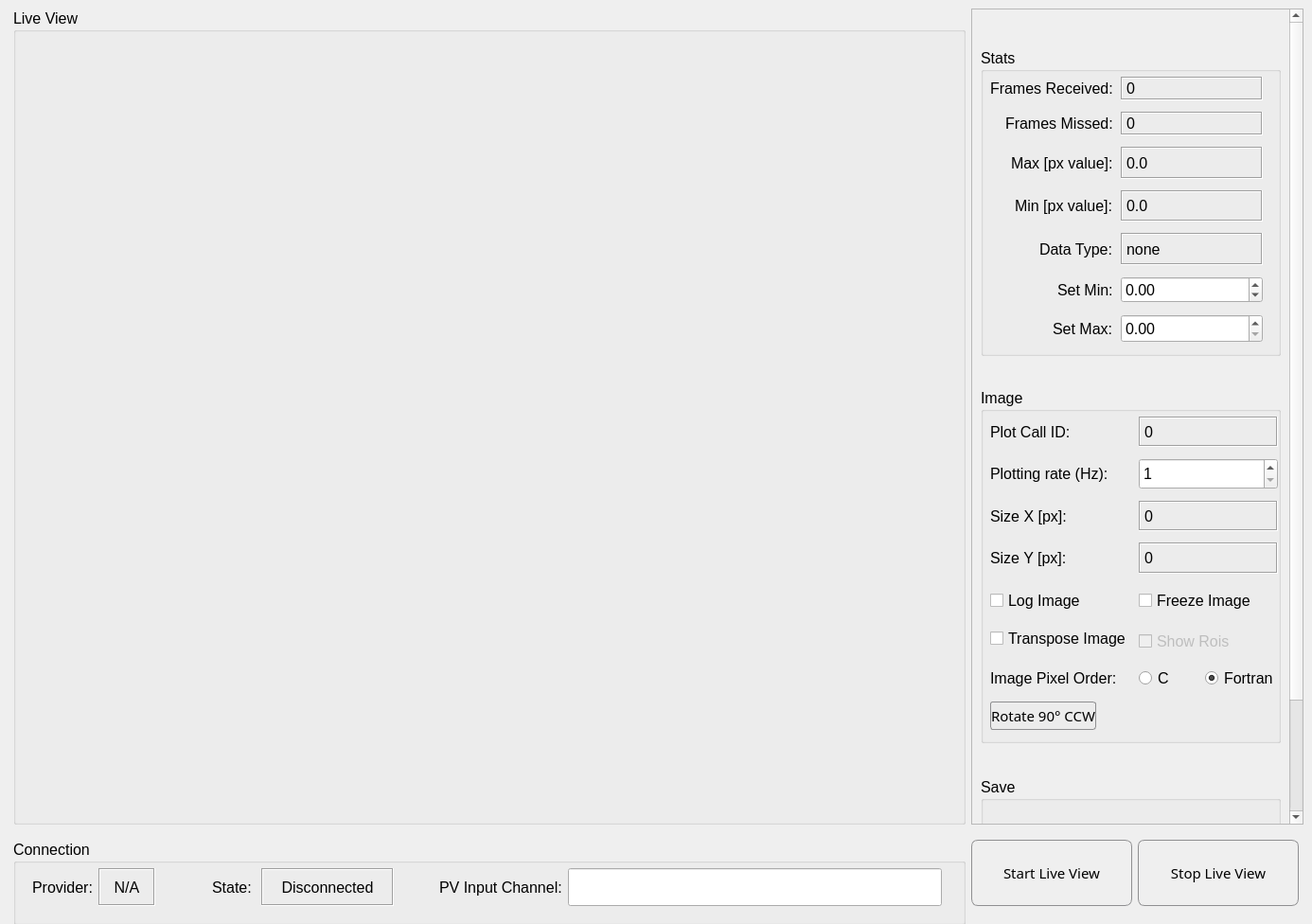
<?xml version="1.0" encoding="UTF-8"?>
<ui version="4.0">
 <class>MainWindow</class>
 <widget class="QMainWindow" name="MainWindow">
  <property name="geometry">
   <rect>
    <x>0</x>
    <y>0</y>
    <width>1386</width>
    <height>976</height>
   </rect>
  </property>
  <property name="sizePolicy">
   <sizepolicy hsizetype="Preferred" vsizetype="Preferred">
    <horstretch>0</horstretch>
    <verstretch>0</verstretch>
   </sizepolicy>
  </property>
  <property name="font">
   <font>
    <pointsize>12</pointsize>
   </font>
  </property>
  <property name="windowTitle">
   <string>MainWindow</string>
  </property>
  <widget class="QWidget" name="centralwidget">
   <property name="sizePolicy">
    <sizepolicy hsizetype="Expanding" vsizetype="Expanding">
     <horstretch>0</horstretch>
     <verstretch>0</verstretch>
    </sizepolicy>
   </property>
   <layout class="QFormLayout" name="formLayout_2">
    <item row="0" column="0" colspan="2">
     <layout class="QGridLayout" name="central_glayout" rowstretch="0,0">
      <property name="leftMargin">
       <number>5</number>
      </property>
      <item row="0" column="0">
       <widget class="QGroupBox" name="QGroupBox_live_view">
        <property name="sizePolicy">
         <sizepolicy hsizetype="Expanding" vsizetype="Expanding">
          <horstretch>1</horstretch>
          <verstretch>1</verstretch>
         </sizepolicy>
        </property>
        <property name="minimumSize">
         <size>
          <width>900</width>
          <height>800</height>
         </size>
        </property>
        <property name="maximumSize">
         <size>
          <width>16777215</width>
          <height>16777215</height>
         </size>
        </property>
        <property name="sizeIncrement">
         <size>
          <width>1</width>
          <height>1</height>
         </size>
        </property>
        <property name="title">
         <string>Live View</string>
        </property>
        <layout class="QGridLayout" name="gridLayout">
         <item row="0" column="0">
          <layout class="QGridLayout" name="viewer_layout" rowstretch="0" columnstretch="0"/>
         </item>
        </layout>
       </widget>
      </item>
      <item row="1" column="1">
       <layout class="QHBoxLayout" name="horizontalLayout">
        <property name="topMargin">
         <number>0</number>
        </property>
        <property name="rightMargin">
         <number>5</number>
        </property>
        <item>
         <widget class="QPushButton" name="start_live_view">
          <property name="minimumSize">
           <size>
            <width>103</width>
            <height>70</height>
           </size>
          </property>
          <property name="font">
           <font>
            <family>Sans Serif</family>
            <pointsize>11</pointsize>
            <weight>50</weight>
            <italic>false</italic>
            <bold>false</bold>
           </font>
          </property>
          <property name="styleSheet">
           <string notr="true">QPushButton{
font: 11pt &quot;Sans Serif&quot;;
border: 1px solid #8f8f91;
border-radius: 7px;
background-color: qlineargradient(x1: 0, y1: 0, x2: 0, y2: 1,
                                      stop: 0 #f6f7fa, stop: 1 #dadbde);
}
QPushButton::pressed {
    background-color: qlineargradient(x1: 0, y1: 0, x2: 0, y2: 1,
                                      stop: 0 #dadbde, stop: 1 #f6f7fa);
}</string>
          </property>
          <property name="text">
           <string>Start Live View</string>
          </property>
         </widget>
        </item>
        <item>
         <widget class="QPushButton" name="stop_live_view">
          <property name="minimumSize">
           <size>
            <width>101</width>
            <height>70</height>
           </size>
          </property>
          <property name="font">
           <font>
            <family>Sans Serif</family>
            <pointsize>11</pointsize>
            <weight>50</weight>
            <italic>false</italic>
            <bold>false</bold>
           </font>
          </property>
          <property name="styleSheet">
           <string notr="true">QPushButton{
font: 11pt &quot;Sans Serif&quot;;
border: 1px solid #8f8f91;
border-radius: 7px;
background-color: qlineargradient(x1: 0, y1: 0, x2: 0, y2: 1,
                                      stop: 0 #f6f7fa, stop: 1 #dadbde);
}

QPushButton:pressed {
    background-color: qlineargradient(x1: 0, y1: 0, x2: 0, y2: 1,
                                      stop: 0 #dadbde, stop: 1 #f6f7fa);
}</string>
          </property>
          <property name="text">
           <string>Stop Live View</string>
          </property>
         </widget>
        </item>
       </layout>
      </item>
      <item row="0" column="1">
       <widget class="QScrollArea" name="scrollArea">
        <property name="enabled">
         <bool>true</bool>
        </property>
        <property name="sizePolicy">
         <sizepolicy hsizetype="Expanding" vsizetype="Expanding">
          <horstretch>0</horstretch>
          <verstretch>0</verstretch>
         </sizepolicy>
        </property>
        <property name="minimumSize">
         <size>
          <width>351</width>
          <height>500</height>
         </size>
        </property>
        <property name="maximumSize">
         <size>
          <width>425</width>
          <height>16777215</height>
         </size>
        </property>
        <property name="sizeIncrement">
         <size>
          <width>1</width>
          <height>0</height>
         </size>
        </property>
        <property name="tabletTracking">
         <bool>false</bool>
        </property>
        <property name="focusPolicy">
         <enum>Qt::StrongFocus</enum>
        </property>
        <property name="contextMenuPolicy">
         <enum>Qt::DefaultContextMenu</enum>
        </property>
        <property name="autoFillBackground">
         <bool>false</bool>
        </property>
        <property name="frameShape">
         <enum>QFrame::StyledPanel</enum>
        </property>
        <property name="frameShadow">
         <enum>QFrame::Plain</enum>
        </property>
        <property name="lineWidth">
         <number>1</number>
        </property>
        <property name="verticalScrollBarPolicy">
         <enum>Qt::ScrollBarAlwaysOn</enum>
        </property>
        <property name="horizontalScrollBarPolicy">
         <enum>Qt::ScrollBarAsNeeded</enum>
        </property>
        <property name="sizeAdjustPolicy">
         <enum>QAbstractScrollArea::AdjustIgnored</enum>
        </property>
        <property name="widgetResizable">
         <bool>false</bool>
        </property>
        <widget class="QWidget" name="scrollAreaWidgetContents">
         <property name="geometry">
          <rect>
           <x>0</x>
           <y>-142</y>
           <width>335</width>
           <height>1000</height>
          </rect>
         </property>
         <layout class="QVBoxLayout" name="verticalLayout_3">
          <item>
           <widget class="QGroupBox" name="group_box_stats">
            <property name="sizePolicy">
             <sizepolicy hsizetype="Expanding" vsizetype="Minimum">
              <horstretch>0</horstretch>
              <verstretch>0</verstretch>
             </sizepolicy>
            </property>
            <property name="minimumSize">
             <size>
              <width>0</width>
              <height>325</height>
             </size>
            </property>
            <property name="maximumSize">
             <size>
              <width>400</width>
              <height>320</height>
             </size>
            </property>
            <property name="font">
             <font>
              <pointsize>12</pointsize>
             </font>
            </property>
            <property name="title">
             <string>Stats</string>
            </property>
            <widget class="QWidget" name="formLayoutWidget_6">
             <property name="geometry">
              <rect>
               <x>10</x>
               <y>30</y>
               <width>302</width>
               <height>281</height>
              </rect>
             </property>
             <layout class="QFormLayout" name="stats_layout">
              <property name="labelAlignment">
               <set>Qt::AlignRight|Qt::AlignTrailing|Qt::AlignVCenter</set>
              </property>
              <property name="formAlignment">
               <set>Qt::AlignLeading|Qt::AlignLeft|Qt::AlignTop</set>
              </property>
              <property name="horizontalSpacing">
               <number>8</number>
              </property>
              <property name="verticalSpacing">
               <number>12</number>
              </property>
              <item row="0" column="0">
               <widget class="QLabel" name="stats_lbl_frames_received">
                <property name="minimumSize">
                 <size>
                  <width>0</width>
                  <height>25</height>
                 </size>
                </property>
                <property name="maximumSize">
                 <size>
                  <width>16777215</width>
                  <height>21</height>
                 </size>
                </property>
                <property name="font">
                 <font>
                  <pointsize>12</pointsize>
                 </font>
                </property>
                <property name="text">
                 <string>Frames Received:</string>
                </property>
               </widget>
              </item>
              <item row="0" column="1">
               <widget class="QLabel" name="frames_received_val">
                <property name="sizePolicy">
                 <sizepolicy hsizetype="Expanding" vsizetype="Expanding">
                  <horstretch>0</horstretch>
                  <verstretch>0</verstretch>
                 </sizepolicy>
                </property>
                <property name="minimumSize">
                 <size>
                  <width>0</width>
                  <height>25</height>
                 </size>
                </property>
                <property name="maximumSize">
                 <size>
                  <width>150</width>
                  <height>21</height>
                 </size>
                </property>
                <property name="font">
                 <font>
                  <pointsize>12</pointsize>
                 </font>
                </property>
                <property name="frameShape">
                 <enum>QFrame::Box</enum>
                </property>
                <property name="frameShadow">
                 <enum>QFrame::Sunken</enum>
                </property>
                <property name="text">
                 <string>0</string>
                </property>
               </widget>
              </item>
              <item row="1" column="0">
               <widget class="QLabel" name="stats_lbl_frames_missed">
                <property name="minimumSize">
                 <size>
                  <width>0</width>
                  <height>25</height>
                 </size>
                </property>
                <property name="maximumSize">
                 <size>
                  <width>16777215</width>
                  <height>21</height>
                 </size>
                </property>
                <property name="font">
                 <font>
                  <pointsize>12</pointsize>
                 </font>
                </property>
                <property name="text">
                 <string>Frames Missed:</string>
                </property>
               </widget>
              </item>
              <item row="1" column="1">
               <widget class="QLabel" name="missed_frames_val">
                <property name="sizePolicy">
                 <sizepolicy hsizetype="Expanding" vsizetype="Expanding">
                  <horstretch>0</horstretch>
                  <verstretch>0</verstretch>
                 </sizepolicy>
                </property>
                <property name="minimumSize">
                 <size>
                  <width>0</width>
                  <height>25</height>
                 </size>
                </property>
                <property name="maximumSize">
                 <size>
                  <width>150</width>
                  <height>21</height>
                 </size>
                </property>
                <property name="font">
                 <font>
                  <pointsize>12</pointsize>
                 </font>
                </property>
                <property name="frameShape">
                 <enum>QFrame::Box</enum>
                </property>
                <property name="frameShadow">
                 <enum>QFrame::Sunken</enum>
                </property>
                <property name="text">
                 <string>0</string>
                </property>
               </widget>
              </item>
              <item row="2" column="0">
               <widget class="QLabel" name="stats_lbl_max_px">
                <property name="minimumSize">
                 <size>
                  <width>0</width>
                  <height>25</height>
                 </size>
                </property>
                <property name="font">
                 <font>
                  <pointsize>12</pointsize>
                 </font>
                </property>
                <property name="text">
                 <string>Max [px value]:</string>
                </property>
               </widget>
              </item>
              <item row="2" column="1">
               <widget class="QLabel" name="max_px_val">
                <property name="sizePolicy">
                 <sizepolicy hsizetype="Expanding" vsizetype="Expanding">
                  <horstretch>0</horstretch>
                  <verstretch>0</verstretch>
                 </sizepolicy>
                </property>
                <property name="minimumSize">
                 <size>
                  <width>0</width>
                  <height>25</height>
                 </size>
                </property>
                <property name="maximumSize">
                 <size>
                  <width>150</width>
                  <height>16777215</height>
                 </size>
                </property>
                <property name="font">
                 <font>
                  <pointsize>12</pointsize>
                 </font>
                </property>
                <property name="frameShape">
                 <enum>QFrame::Box</enum>
                </property>
                <property name="frameShadow">
                 <enum>QFrame::Sunken</enum>
                </property>
                <property name="text">
                 <string>0.0</string>
                </property>
               </widget>
              </item>
              <item row="3" column="0">
               <widget class="QLabel" name="stats_lbl_min_px">
                <property name="minimumSize">
                 <size>
                  <width>0</width>
                  <height>25</height>
                 </size>
                </property>
                <property name="font">
                 <font>
                  <pointsize>12</pointsize>
                 </font>
                </property>
                <property name="text">
                 <string>Min [px value]:</string>
                </property>
               </widget>
              </item>
              <item row="3" column="1">
               <widget class="QLabel" name="min_px_val">
                <property name="sizePolicy">
                 <sizepolicy hsizetype="Expanding" vsizetype="Expanding">
                  <horstretch>0</horstretch>
                  <verstretch>0</verstretch>
                 </sizepolicy>
                </property>
                <property name="minimumSize">
                 <size>
                  <width>0</width>
                  <height>25</height>
                 </size>
                </property>
                <property name="maximumSize">
                 <size>
                  <width>150</width>
                  <height>16777215</height>
                 </size>
                </property>
                <property name="font">
                 <font>
                  <pointsize>12</pointsize>
                 </font>
                </property>
                <property name="frameShape">
                 <enum>QFrame::Box</enum>
                </property>
                <property name="frameShadow">
                 <enum>QFrame::Sunken</enum>
                </property>
                <property name="text">
                 <string>0.0</string>
                </property>
               </widget>
              </item>
              <item row="4" column="0">
               <widget class="QLabel" name="stats_lbl_data_type">
                <property name="minimumSize">
                 <size>
                  <width>0</width>
                  <height>25</height>
                 </size>
                </property>
                <property name="font">
                 <font>
                  <pointsize>12</pointsize>
                 </font>
                </property>
                <property name="text">
                 <string>Data Type:</string>
                </property>
               </widget>
              </item>
              <item row="4" column="1">
               <widget class="QLabel" name="data_type_val">
                <property name="sizePolicy">
                 <sizepolicy hsizetype="Expanding" vsizetype="Expanding">
                  <horstretch>0</horstretch>
                  <verstretch>0</verstretch>
                 </sizepolicy>
                </property>
                <property name="minimumSize">
                 <size>
                  <width>0</width>
                  <height>25</height>
                 </size>
                </property>
                <property name="maximumSize">
                 <size>
                  <width>150</width>
                  <height>16777215</height>
                 </size>
                </property>
                <property name="font">
                 <font>
                  <pointsize>12</pointsize>
                 </font>
                </property>
                <property name="frameShape">
                 <enum>QFrame::Box</enum>
                </property>
                <property name="frameShadow">
                 <enum>QFrame::Sunken</enum>
                </property>
                <property name="text">
                 <string>none</string>
                </property>
               </widget>
              </item>
              <item row="6" column="0">
               <widget class="QLabel" name="lbl_set_max">
                <property name="font">
                 <font>
                  <pointsize>12</pointsize>
                 </font>
                </property>
                <property name="text">
                 <string>Set Max:</string>
                </property>
               </widget>
              </item>
              <item row="6" column="1">
               <widget class="QDoubleSpinBox" name="max_setting_val">
                <property name="minimumSize">
                 <size>
                  <width>0</width>
                  <height>30</height>
                 </size>
                </property>
                <property name="maximumSize">
                 <size>
                  <width>150</width>
                  <height>16777215</height>
                 </size>
                </property>
                <property name="font">
                 <font>
                  <pointsize>12</pointsize>
                 </font>
                </property>
                <property name="maximum">
                 <double>9999999999.989999771118164</double>
                </property>
               </widget>
              </item>
              <item row="5" column="1">
               <widget class="QDoubleSpinBox" name="min_setting_val">
                <property name="maximumSize">
                 <size>
                  <width>150</width>
                  <height>16777215</height>
                 </size>
                </property>
                <property name="font">
                 <font>
                  <pointsize>12</pointsize>
                 </font>
                </property>
                <property name="minimum">
                 <double>-10000000000.000000000000000</double>
                </property>
                <property name="maximum">
                 <double>9999999999.989999771118164</double>
                </property>
               </widget>
              </item>
              <item row="5" column="0">
               <widget class="QLabel" name="lbl_set_min">
                <property name="font">
                 <font>
                  <pointsize>12</pointsize>
                 </font>
                </property>
                <property name="text">
                 <string>Set Min:</string>
                </property>
               </widget>
              </item>
             </layout>
            </widget>
           </widget>
          </item>
          <item>
           <widget class="QGroupBox" name="gbox_img_info">
            <property name="maximumSize">
             <size>
              <width>16777215</width>
              <height>375</height>
             </size>
            </property>
            <property name="title">
             <string>Image</string>
            </property>
            <widget class="QWidget" name="formLayoutWidget">
             <property name="geometry">
              <rect>
               <x>10</x>
               <y>30</y>
               <width>304</width>
               <height>331</height>
              </rect>
             </property>
             <layout class="QFormLayout" name="image_layout">
              <property name="sizeConstraint">
               <enum>QLayout::SetDefaultConstraint</enum>
              </property>
              <property name="labelAlignment">
               <set>Qt::AlignLeading|Qt::AlignLeft|Qt::AlignVCenter</set>
              </property>
              <property name="formAlignment">
               <set>Qt::AlignLeading|Qt::AlignLeft|Qt::AlignVCenter</set>
              </property>
              <property name="horizontalSpacing">
               <number>8</number>
              </property>
              <property name="verticalSpacing">
               <number>12</number>
              </property>
              <property name="bottomMargin">
               <number>0</number>
              </property>
              <item row="0" column="0">
               <widget class="QLabel" name="image_lbl_plot_id">
                <property name="minimumSize">
                 <size>
                  <width>0</width>
                  <height>25</height>
                 </size>
                </property>
                <property name="font">
                 <font>
                  <pointsize>12</pointsize>
                 </font>
                </property>
                <property name="text">
                 <string>Plot Call ID:</string>
                </property>
               </widget>
              </item>
              <item row="0" column="1">
               <widget class="QLabel" name="plot_call_id">
                <property name="sizePolicy">
                 <sizepolicy hsizetype="Expanding" vsizetype="Expanding">
                  <horstretch>0</horstretch>
                  <verstretch>0</verstretch>
                 </sizepolicy>
                </property>
                <property name="minimumSize">
                 <size>
                  <width>0</width>
                  <height>0</height>
                 </size>
                </property>
                <property name="font">
                 <font>
                  <pointsize>12</pointsize>
                 </font>
                </property>
                <property name="frameShape">
                 <enum>QFrame::Box</enum>
                </property>
                <property name="frameShadow">
                 <enum>QFrame::Sunken</enum>
                </property>
                <property name="text">
                 <string>0</string>
                </property>
               </widget>
              </item>
              <item row="1" column="0">
               <widget class="QLabel" name="image_lbl_plotting_rate">
                <property name="minimumSize">
                 <size>
                  <width>28</width>
                  <height>16</height>
                 </size>
                </property>
                <property name="font">
                 <font>
                  <pointsize>12</pointsize>
                 </font>
                </property>
                <property name="text">
                 <string>Plotting rate (Hz):</string>
                </property>
               </widget>
              </item>
              <item row="1" column="1">
               <widget class="QSpinBox" name="plotting_frequency">
                <property name="sizePolicy">
                 <sizepolicy hsizetype="Expanding" vsizetype="Expanding">
                  <horstretch>0</horstretch>
                  <verstretch>0</verstretch>
                 </sizepolicy>
                </property>
                <property name="font">
                 <font>
                  <pointsize>12</pointsize>
                 </font>
                </property>
                <property name="minimum">
                 <number>1</number>
                </property>
                <property name="maximum">
                 <number>999999999</number>
                </property>
                <property name="value">
                 <number>1</number>
                </property>
               </widget>
              </item>
              <item row="2" column="0">
               <widget class="QLabel" name="image_lbl_size_x">
                <property name="font">
                 <font>
                  <pointsize>12</pointsize>
                 </font>
                </property>
                <property name="text">
                 <string>Size X [px]:</string>
                </property>
               </widget>
              </item>
              <item row="2" column="1">
               <widget class="QLabel" name="size_x_val">
                <property name="enabled">
                 <bool>true</bool>
                </property>
                <property name="sizePolicy">
                 <sizepolicy hsizetype="Expanding" vsizetype="Expanding">
                  <horstretch>0</horstretch>
                  <verstretch>0</verstretch>
                 </sizepolicy>
                </property>
                <property name="font">
                 <font>
                  <pointsize>12</pointsize>
                 </font>
                </property>
                <property name="frameShape">
                 <enum>QFrame::Box</enum>
                </property>
                <property name="frameShadow">
                 <enum>QFrame::Sunken</enum>
                </property>
                <property name="text">
                 <string>0</string>
                </property>
               </widget>
              </item>
              <item row="3" column="0">
               <widget class="QLabel" name="image_lbl_size_y">
                <property name="font">
                 <font>
                  <pointsize>12</pointsize>
                 </font>
                </property>
                <property name="text">
                 <string>Size Y [px]:</string>
                </property>
               </widget>
              </item>
              <item row="3" column="1">
               <widget class="QLabel" name="size_y_val">
                <property name="sizePolicy">
                 <sizepolicy hsizetype="Expanding" vsizetype="Expanding">
                  <horstretch>0</horstretch>
                  <verstretch>0</verstretch>
                 </sizepolicy>
                </property>
                <property name="minimumSize">
                 <size>
                  <width>0</width>
                  <height>30</height>
                 </size>
                </property>
                <property name="font">
                 <font>
                  <pointsize>12</pointsize>
                 </font>
                </property>
                <property name="frameShape">
                 <enum>QFrame::Box</enum>
                </property>
                <property name="frameShadow">
                 <enum>QFrame::Sunken</enum>
                </property>
                <property name="text">
                 <string>0</string>
                </property>
                <property name="alignment">
                 <set>Qt::AlignLeading|Qt::AlignLeft|Qt::AlignVCenter</set>
                </property>
               </widget>
              </item>
              <item row="4" column="0">
               <widget class="QCheckBox" name="log_image">
                <property name="enabled">
                 <bool>true</bool>
                </property>
                <property name="sizePolicy">
                 <sizepolicy hsizetype="Expanding" vsizetype="Expanding">
                  <horstretch>0</horstretch>
                  <verstretch>0</verstretch>
                 </sizepolicy>
                </property>
                <property name="font">
                 <font>
                  <pointsize>12</pointsize>
                 </font>
                </property>
                <property name="tabletTracking">
                 <bool>false</bool>
                </property>
                <property name="text">
                 <string>Log Image</string>
                </property>
                <property name="checked">
                 <bool>false</bool>
                </property>
               </widget>
              </item>
              <item row="4" column="1">
               <widget class="QCheckBox" name="freeze_image">
                <property name="sizePolicy">
                 <sizepolicy hsizetype="Expanding" vsizetype="Expanding">
                  <horstretch>0</horstretch>
                  <verstretch>0</verstretch>
                 </sizepolicy>
                </property>
                <property name="font">
                 <font>
                  <pointsize>12</pointsize>
                 </font>
                </property>
                <property name="text">
                 <string>Freeze Image</string>
                </property>
               </widget>
              </item>
              <item row="5" column="0">
               <widget class="QCheckBox" name="chk_transpose">
                <property name="enabled">
                 <bool>true</bool>
                </property>
                <property name="maximumSize">
                 <size>
                  <width>161</width>
                  <height>16777215</height>
                 </size>
                </property>
                <property name="text">
                 <string>Transpose Image</string>
                </property>
               </widget>
              </item>
              <item row="5" column="1">
               <widget class="QCheckBox" name="display_rois">
                <property name="enabled">
                 <bool>false</bool>
                </property>
                <property name="minimumSize">
                 <size>
                  <width>0</width>
                  <height>30</height>
                 </size>
                </property>
                <property name="text">
                 <string>Show Rois</string>
                </property>
                <property name="checked">
                 <bool>false</bool>
                </property>
               </widget>
              </item>
              <item row="6" column="1">
               <layout class="QHBoxLayout" name="horizontalLayout_2">
                <item>
                 <widget class="QRadioButton" name="rbtn_C">
                  <property name="text">
                   <string>C</string>
                  </property>
                 </widget>
                </item>
                <item>
                 <widget class="QRadioButton" name="rbtn_F">
                  <property name="text">
                   <string>Fortran</string>
                  </property>
                  <property name="checked">
                   <bool>true</bool>
                  </property>
                 </widget>
                </item>
               </layout>
              </item>
              <item row="7" column="0">
               <widget class="QPushButton" name="rotate90degCCW">
                <property name="enabled">
                 <bool>true</bool>
                </property>
                <property name="minimumSize">
                 <size>
                  <width>0</width>
                  <height>30</height>
                 </size>
                </property>
                <property name="font">
                 <font>
                  <family>Sans Serif</family>
                  <pointsize>11</pointsize>
                  <weight>50</weight>
                  <italic>false</italic>
                  <bold>false</bold>
                 </font>
                </property>
                <property name="styleSheet">
                 <string notr="true">QPushButton{
font: 11pt &quot;Sans Serif&quot;;
border: 1px solid #8f8f91;
border-radius: 3px;
background-color: qlineargradient(x1: 0, y1: 0, x2: 0, y2: 1,
                                      stop: 0 #f6f7fa, stop: 1 #dadbde);
}
QPushButton::pressed {
    background-color: qlineargradient(x1: 0, y1: 0, x2: 0, y2: 1,
                                      stop: 0 #dadbde, stop: 1 #f6f7fa);
}
</string>
                </property>
                <property name="text">
                 <string>Rotate 90° CCW</string>
                </property>
               </widget>
              </item>
              <item row="6" column="0">
               <widget class="QLabel" name="label">
                <property name="text">
                 <string>Image Pixel Order:</string>
                </property>
               </widget>
              </item>
             </layout>
            </widget>
           </widget>
          </item>
          <item>
           <widget class="QGroupBox" name="groupBox">
            <property name="maximumSize">
             <size>
              <width>16777215</width>
              <height>150</height>
             </size>
            </property>
            <property name="title">
             <string>Save</string>
            </property>
            <widget class="QWidget" name="verticalLayoutWidget">
             <property name="geometry">
              <rect>
               <x>9</x>
               <y>39</y>
               <width>301</width>
               <height>91</height>
              </rect>
             </property>
             <layout class="QVBoxLayout" name="verticalLayout">
              <item>
               <widget class="QPushButton" name="btn_save_h5">
                <property name="sizePolicy">
                 <sizepolicy hsizetype="Minimum" vsizetype="Fixed">
                  <horstretch>0</horstretch>
                  <verstretch>0</verstretch>
                 </sizepolicy>
                </property>
                <property name="minimumSize">
                 <size>
                  <width>0</width>
                  <height>70</height>
                 </size>
                </property>
                <property name="text">
                 <string>Save to H5</string>
                </property>
               </widget>
              </item>
             </layout>
            </widget>
           </widget>
          </item>
         </layout>
        </widget>
       </widget>
      </item>
      <item row="1" column="0">
       <widget class="QGroupBox" name="group_box_connection">
        <property name="sizePolicy">
         <sizepolicy hsizetype="Expanding" vsizetype="Expanding">
          <horstretch>0</horstretch>
          <verstretch>0</verstretch>
         </sizepolicy>
        </property>
        <property name="minimumSize">
         <size>
          <width>900</width>
          <height>90</height>
         </size>
        </property>
        <property name="maximumSize">
         <size>
          <width>16777215</width>
          <height>70</height>
         </size>
        </property>
        <property name="font">
         <font>
          <pointsize>12</pointsize>
         </font>
        </property>
        <property name="title">
         <string>Connection</string>
        </property>
        <property name="alignment">
         <set>Qt::AlignLeading|Qt::AlignLeft|Qt::AlignTop</set>
        </property>
        <widget class="QWidget" name="formLayoutWidget_5">
         <property name="geometry">
          <rect>
           <x>20</x>
           <y>30</y>
           <width>151</width>
           <height>42</height>
          </rect>
         </property>
         <layout class="QFormLayout" name="provider_layout">
          <property name="fieldGrowthPolicy">
           <enum>QFormLayout::AllNonFixedFieldsGrow</enum>
          </property>
          <property name="formAlignment">
           <set>Qt::AlignLeading|Qt::AlignLeft|Qt::AlignTop</set>
          </property>
          <item row="0" column="0">
           <widget class="QLabel" name="lbl_pv_provider">
            <property name="sizePolicy">
             <sizepolicy hsizetype="Expanding" vsizetype="Preferred">
              <horstretch>0</horstretch>
              <verstretch>0</verstretch>
             </sizepolicy>
            </property>
            <property name="minimumSize">
             <size>
              <width>60</width>
              <height>40</height>
             </size>
            </property>
            <property name="maximumSize">
             <size>
              <width>175</width>
              <height>40</height>
             </size>
            </property>
            <property name="font">
             <font>
              <pointsize>12</pointsize>
             </font>
            </property>
            <property name="text">
             <string>Provider:</string>
            </property>
           </widget>
          </item>
          <item row="0" column="1">
           <widget class="QLabel" name="provider_name">
            <property name="sizePolicy">
             <sizepolicy hsizetype="Fixed" vsizetype="Preferred">
              <horstretch>0</horstretch>
              <verstretch>0</verstretch>
             </sizepolicy>
            </property>
            <property name="minimumSize">
             <size>
              <width>50</width>
              <height>40</height>
             </size>
            </property>
            <property name="maximumSize">
             <size>
              <width>60</width>
              <height>40</height>
             </size>
            </property>
            <property name="sizeIncrement">
             <size>
              <width>0</width>
              <height>0</height>
             </size>
            </property>
            <property name="font">
             <font>
              <pointsize>12</pointsize>
             </font>
            </property>
            <property name="frameShape">
             <enum>QFrame::Box</enum>
            </property>
            <property name="frameShadow">
             <enum>QFrame::Sunken</enum>
            </property>
            <property name="text">
             <string>N/A</string>
            </property>
            <property name="alignment">
             <set>Qt::AlignCenter</set>
            </property>
           </widget>
          </item>
         </layout>
        </widget>
        <widget class="QWidget" name="formLayoutWidget_3">
         <property name="geometry">
          <rect>
           <x>210</x>
           <y>30</y>
           <width>201</width>
           <height>42</height>
          </rect>
         </property>
         <layout class="QFormLayout" name="state_layout">
          <property name="formAlignment">
           <set>Qt::AlignLeading|Qt::AlignLeft|Qt::AlignTop</set>
          </property>
          <property name="horizontalSpacing">
           <number>10</number>
          </property>
          <item row="0" column="0">
           <widget class="QLabel" name="lbl_connection_state">
            <property name="sizePolicy">
             <sizepolicy hsizetype="Expanding" vsizetype="Preferred">
              <horstretch>0</horstretch>
              <verstretch>0</verstretch>
             </sizepolicy>
            </property>
            <property name="minimumSize">
             <size>
              <width>0</width>
              <height>40</height>
             </size>
            </property>
            <property name="maximumSize">
             <size>
              <width>16777215</width>
              <height>40</height>
             </size>
            </property>
            <property name="font">
             <font>
              <pointsize>12</pointsize>
             </font>
            </property>
            <property name="text">
             <string>State:</string>
            </property>
           </widget>
          </item>
          <item row="0" column="1">
           <widget class="QLabel" name="is_connected">
            <property name="sizePolicy">
             <sizepolicy hsizetype="Fixed" vsizetype="Preferred">
              <horstretch>0</horstretch>
              <verstretch>0</verstretch>
             </sizepolicy>
            </property>
            <property name="minimumSize">
             <size>
              <width>100</width>
              <height>40</height>
             </size>
            </property>
            <property name="maximumSize">
             <size>
              <width>140</width>
              <height>40</height>
             </size>
            </property>
            <property name="font">
             <font>
              <pointsize>12</pointsize>
             </font>
            </property>
            <property name="frameShape">
             <enum>QFrame::Box</enum>
            </property>
            <property name="frameShadow">
             <enum>QFrame::Sunken</enum>
            </property>
            <property name="text">
             <string>Disconnected</string>
            </property>
            <property name="alignment">
             <set>Qt::AlignCenter</set>
            </property>
           </widget>
          </item>
         </layout>
        </widget>
        <widget class="QWidget" name="formLayoutWidget_4">
         <property name="geometry">
          <rect>
           <x>450</x>
           <y>30</y>
           <width>531</width>
           <height>42</height>
          </rect>
         </property>
         <layout class="QFormLayout" name="prefix_layout">
          <property name="labelAlignment">
           <set>Qt::AlignRight|Qt::AlignTrailing|Qt::AlignVCenter</set>
          </property>
          <property name="formAlignment">
           <set>Qt::AlignLeading|Qt::AlignLeft|Qt::AlignTop</set>
          </property>
          <item row="0" column="0">
           <widget class="QLabel" name="pv_prefix_label">
            <property name="sizePolicy">
             <sizepolicy hsizetype="Expanding" vsizetype="Preferred">
              <horstretch>0</horstretch>
              <verstretch>0</verstretch>
             </sizepolicy>
            </property>
            <property name="minimumSize">
             <size>
              <width>80</width>
              <height>40</height>
             </size>
            </property>
            <property name="maximumSize">
             <size>
              <width>16675</width>
              <height>40</height>
             </size>
            </property>
            <property name="font">
             <font>
              <pointsize>12</pointsize>
             </font>
            </property>
            <property name="text">
             <string>PV Input Channel:</string>
            </property>
           </widget>
          </item>
          <item row="0" column="1">
           <widget class="QLineEdit" name="pv_prefix">
            <property name="sizePolicy">
             <sizepolicy hsizetype="Fixed" vsizetype="Fixed">
              <horstretch>0</horstretch>
              <verstretch>0</verstretch>
             </sizepolicy>
            </property>
            <property name="minimumSize">
             <size>
              <width>180</width>
              <height>40</height>
             </size>
            </property>
            <property name="maximumSize">
             <size>
              <width>16776</width>
              <height>40</height>
             </size>
            </property>
            <property name="font">
             <font>
              <pointsize>12</pointsize>
             </font>
            </property>
            <property name="text">
             <string/>
            </property>
           </widget>
          </item>
         </layout>
        </widget>
       </widget>
      </item>
     </layout>
    </item>
   </layout>
  </widget>
 </widget>
 <resources/>
 <connections/>
</ui>
